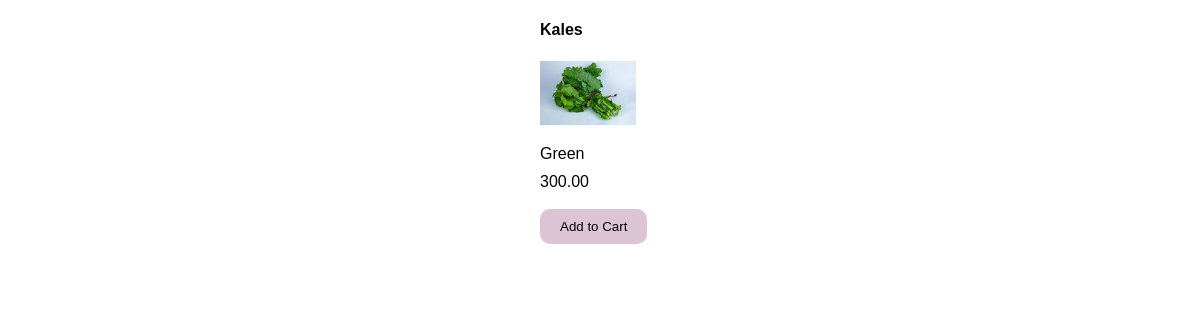
Page /cart/detail/1/ on the committed database.
### cart/models.py (models this page shows, shortened)
class ShoppingCart(models.Model):
    products = models.ManyToManyField(Product)
    product_name = models.CharField(max_length=32)
    description = models.TextField(max_length=32,default='')
    image = models.ImageField(upload_to='product_images/',null=True)
    quantity = models.PositiveIntegerField()
    price = models.DecimalField(max_digits=8, decimal_places=2)
    total_price = models.DecimalField(max_digits=8, decimal_places=2)
    date_created = models.DateTimeField(auto_now_add=True)
    date_updated = models.DateTimeField(auto_now=True)

### cart/views.py (the view)
# urls.py: path("detail/<int:id>/", cart_detail, name="cart_detail"),
def cart_detail(request, id):
    cart = ShoppingCart.objects.get(id=id)
    return render(request, 'cart/cart_detail.html', {'cart': cart})

### templates/cart/cart_detail.html (shortened to what this page needs)
<!DOCTYPE html>
<html lang="en">
<head>
    {% load static %}
    <link rel="stylesheet" href="{% static 'css/inventory.css' %}">
</head>
<body>
    <div class="detail">
        <h4>{{ cart.product_name }}</h4>
        <img src="{{cart.image.url}}" alt="image"></img>
        <p>{{ cart.description }}</p>
        <span>{{ cart.price }}</span>
        <br>
        <br>
        <button>Add to Cart</button>
    </div>
</body>
</html>

### cart/static/css/inventory.css (style rules this page uses)
body { font-family: sans-serif; margin: 0; padding: 0; }
img { max-width: 14rem; max-height: 4rem; }
p { margin-bottom: 10px; }
button { background-color: #ddc4d5; padding: 10px 20px; border-radius: 10px !important; border: none; cursor: pointer; }
.detail { padding-left: 45%; }

### rows in the picture
ShoppingCart: product_name "Kales", image (picture), description "Green", price "300.00"
